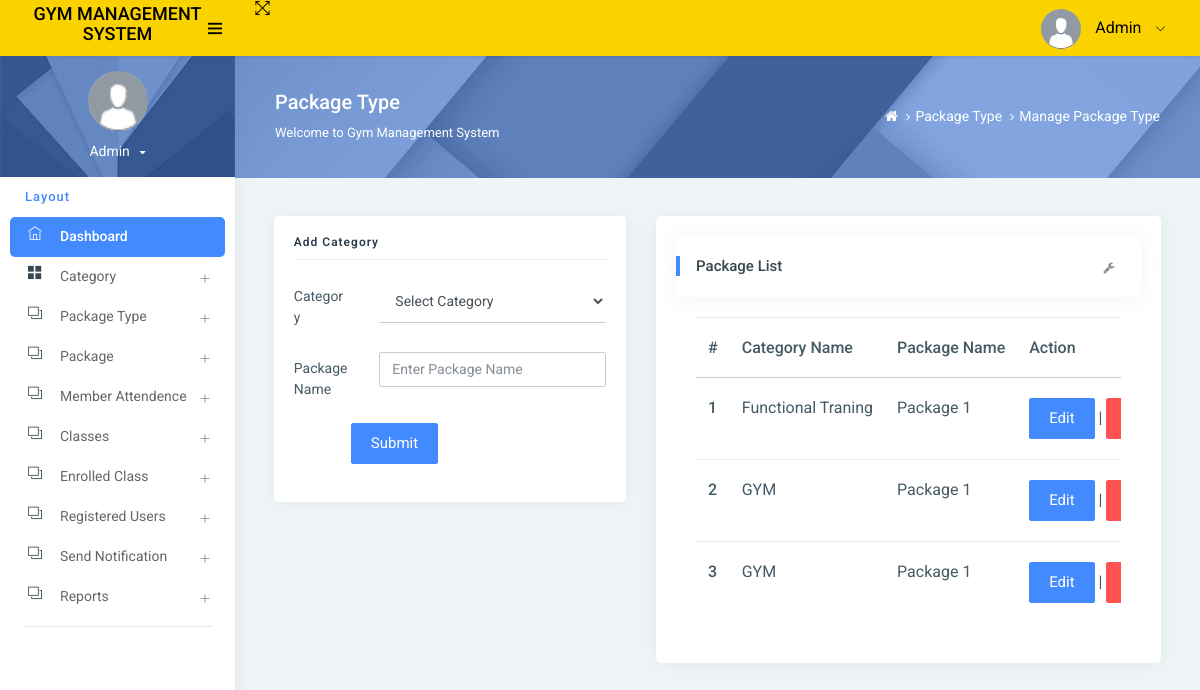
The app's page /managePackageType/ (signed in), older data.
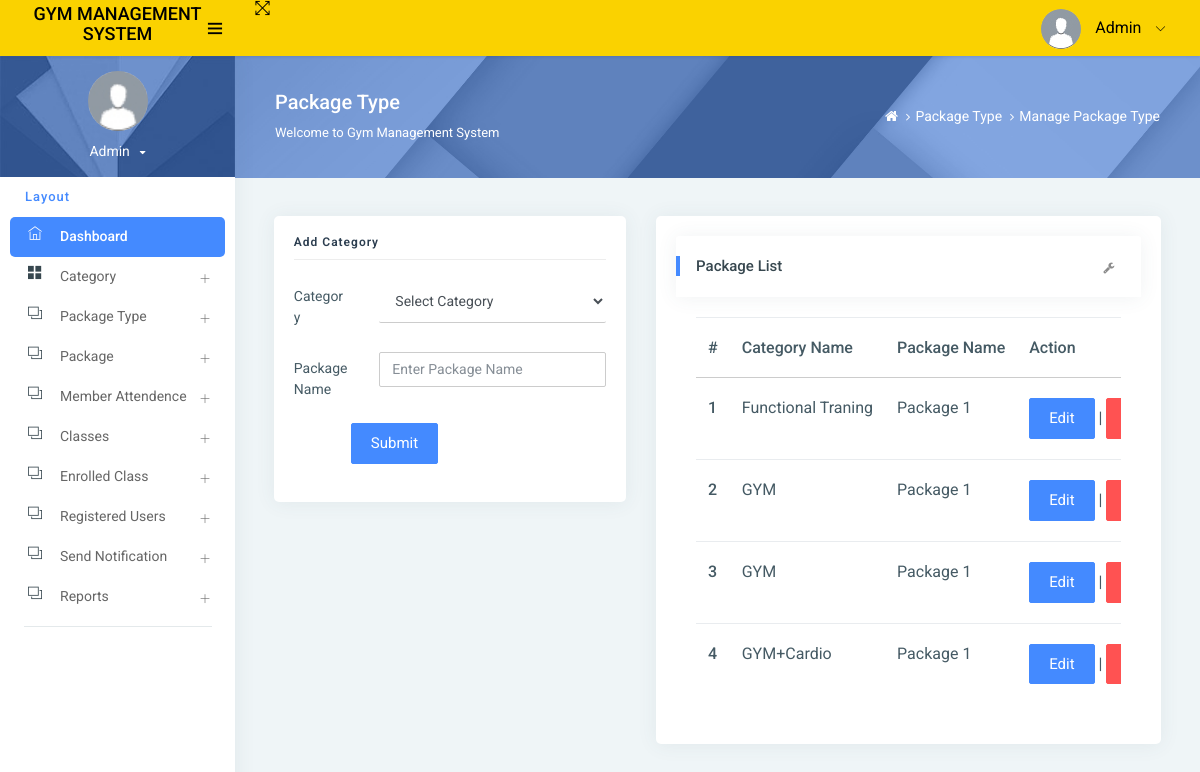
The same page, newer data.
### app/models.py (models this page shows, shortened)
class Packagetype(models.Model):
    category = models.ForeignKey(Category, on_delete=models.CASCADE, null=True)
    packagename = models.CharField(max_length=200, null=True)
    creationdate = models.DateTimeField(auto_now_add=True)

class Category(models.Model):
    categoryname = models.CharField(max_length=200, null=True)
    status = models.CharField(max_length=300, null=True)
    creationdate = models.DateTimeField(auto_now_add=True)

### app/views.py (the view)
# urls.py: path('managePackageType/', managePackageType, name='managePackageType'),
def managePackageType(request):
    if not request.user.is_authenticated:
        return redirect('admin_login')
    package = Packagetype.objects.all()
    category = Category.objects.all()
    try:
        if request.method == "POST":
            cid = request.POST['category']
            categoryid = Category.objects.get(id=cid)
            packagename = request.POST['packagename']
            try:
                Packagetype.objects.create(category=categoryid, packagename=packagename)
                error = "no"
            except:
                error = "yes"
    except:
        pass
    return render(request, 'admin/managePackageType.html', locals())

### templates/admin/managePackageType.html (shortened to what the changed rows need)
{% extends 'admin_base.html' %}
{% load static %}
{% block main %}
<div class="pcoded-inner-content">
    <div class="main-body">
        <div class="page-wrapper">
            <div class="page-body">
                <div class="row">
                    <div class="col-md-7">
                        <div class="card">
                            <div class="card-block">
                                <div class="card-block table-border-style">
                                    <div class="table-responsive">
                                        <table class="table">
                                            <thead>
                                            <tr>
                                                <th>#</th>
                                                <th>Category Name</th>
                                                <th>Package Name</th>
                                                <th>Action</th>
                                            </tr>
                                            </thead>
                                            <tbody>
                                            {% for i in package %}
                                            <tr>
                                                <th scope="row">{{forloop.counter}}</th>
                                                <td>{{i.category.categoryname}}</td>
                                                <td>{{i.packagename}}</td>
                                                <td><a href="{% url 'editPackageType' i.id %}"
                                                       class="btn btn-primary">Edit</a> |
                                                    <a href="{% url 'deletePackageType' i.id %}"
                                                       onclick="return confirm('Are you sure to Delete')"
                                                       class="btn btn-danger">Delete</a></td>
                                            </tr>
                                            {% endfor %}
                                            </tbody>
                                        </table>
                                    </div>
                                </div>
                            </div>
                        </div>
                    </div>
                </div>
            </div>
        </div>
    </div>
</div>
{% endblock %}

Row changes from the older to the newer data that the page shows:
added Packagetype: category.categoryname "GYM+Cardio", packagename "Package 1"
